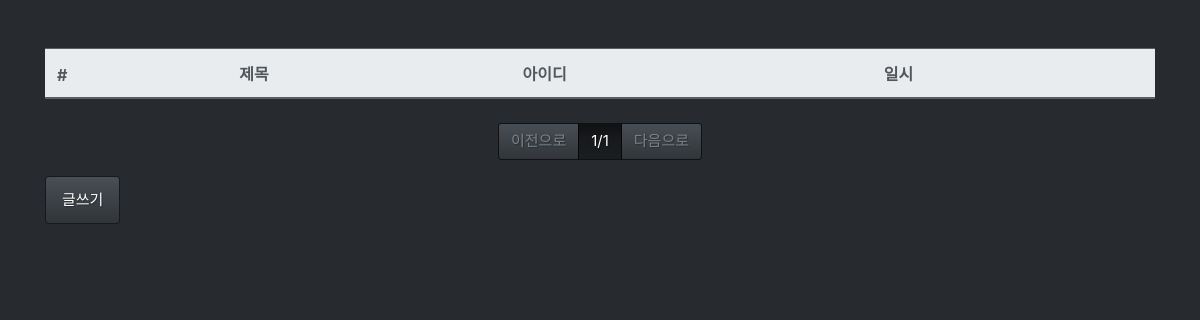
Before: /board/list/ with the older database file.
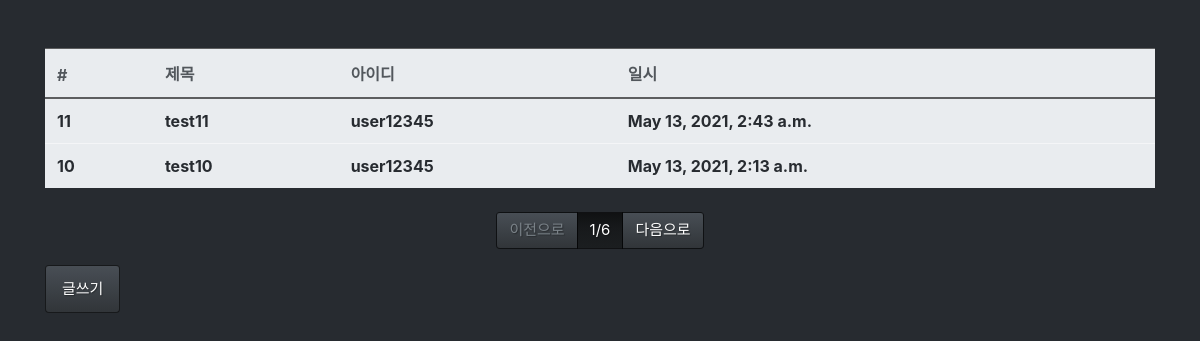
After: the same page with the newer database file.
### board/models.py (models this page shows, shortened)
class Board(models.Model):
    title = models.CharField(verbose_name='제목', max_length=128)
    contents = models.TextField(verbose_name='내용')
    writer = models.ForeignKey('user.User', verbose_name='작성자', on_delete=models.CASCADE)
    tags = models.ManyToManyField('tag.Tag', verbose_name='태그')
    registered_dttm = models.DateTimeField(auto_now_add=True, verbose_name='등록시간')
    class Meta:
        db_table = 'board'
        verbose_name = '게시글'
        verbose_name_plural = '게시글'

### user/models.py (models this page shows)
class User(models.Model):
    username = models.CharField(verbose_name='사용자명', max_length=64)
    password = models.CharField(verbose_name='비밀번호', max_length=64)
    emial = models.EmailField(verbose_name='이메일', max_length=128)
    registered_dttm = models.DateTimeField(verbose_name='등록시간', auto_now_add=True)
    def __str__(self):
        return self.username
    class Meta:
        db_table = 'django_basic_user'
        verbose_name = '사용자'
        verbose_name_plural = '사용자'

### board/views.py (the view)
# urls.py: path('list/', views.board_list),
def board_list(request):
    all_boards = Board.objects.all().order_by('-id')
    paginator = Paginator(all_boards, 2)
    page = int(request.GET.get('p', 1))
    boards = paginator.get_page(page)
    return render(request, 'board_list.html', {'boards': boards})

### board/templates/board_list.html
{% extends "base.html" %}
{% block content %}
<div class="row mt-5">
    <div class="col-12">
        <table class="table table-light">
           <thead class="thead-light">
               <tr>
                   <th>#</th>
                   <th>제목</th>
                   <th>아이디</th>
                   <th>일시</th>
               </tr>
           </thead>
           <tbody class="text-dark">
            {% for board in boards %}
            <tr>
                <th><a href="/board/detail/{{board.id}}/" class="text-dark">{{board.id}}</a></th>
                <th><a href="#" class="text-dark">{{board.title}}</a></th>
                <th>{{board.writer}}</th>
                <th>{{board.registered_dttm}}</th>
            </tr>
            {% endfor %}
        </tbody>
        </table>
    </div>
</div>
<div class="row mt-2">
    <div class="col-12">
        <nav>
            <ul class="pagination justify-content-center">
                {% if boards.has_previous %}
                <li class="page-item">
                    <a class="page-link"  href="?p={{ boards.previous_page_number }}">이전으로</a>
                </li>
                {% else %}
                <li class="page-item disabled">
                    <a class="page-link"  href="#">이전으로</a>
                </li>
                {% endif %}
                <li class="page-item active">
                    <a href="#" class="page-link">{{ boards.number}}/{{ boards.paginator.num_pages}}</a>
                </li>
                {% if boards.has_next %}
                <li class="page-item">
                    <a class="page-link"  href="?p={{ boards.next_page_number }}">다음으로</a>
                </li>
                {% else %}
                <li class="page-item disabled">
                    <a class="page-link"  href="#">다음으로</a>
                </li>
                {% endif %}
            </ul>
        </nav>
    </div>
</div>
<div class="row">
    <div class="col-12">
        <button type="button" class="btn btn-primary" onclick="location.href='/board/write/'">글쓰기</button>
    </div>
</div>
{% endblock %}

### board/templates/base.html (shortened to what this page needs)
<html>
    <head>
      <link rel="stylesheet" href="/static/bootstrap.min.css">
    </head>
    <body>
        <div class="container ">
            {% block content %}
            {% endblock %}
        </div>
    </body>
</html>

Changed rows visible on the page:
added Board: id "11", title "test11", writer "user12345", registered_dttm "May 13, 2021, 2:43 a.m."
added Board: id "10", title "test10", writer "user12345", registered_dttm "May 13, 2021, 2:13 a.m."
Other visible differences:
{{ boards.paginator.num_pages }}: "1" → "6"
